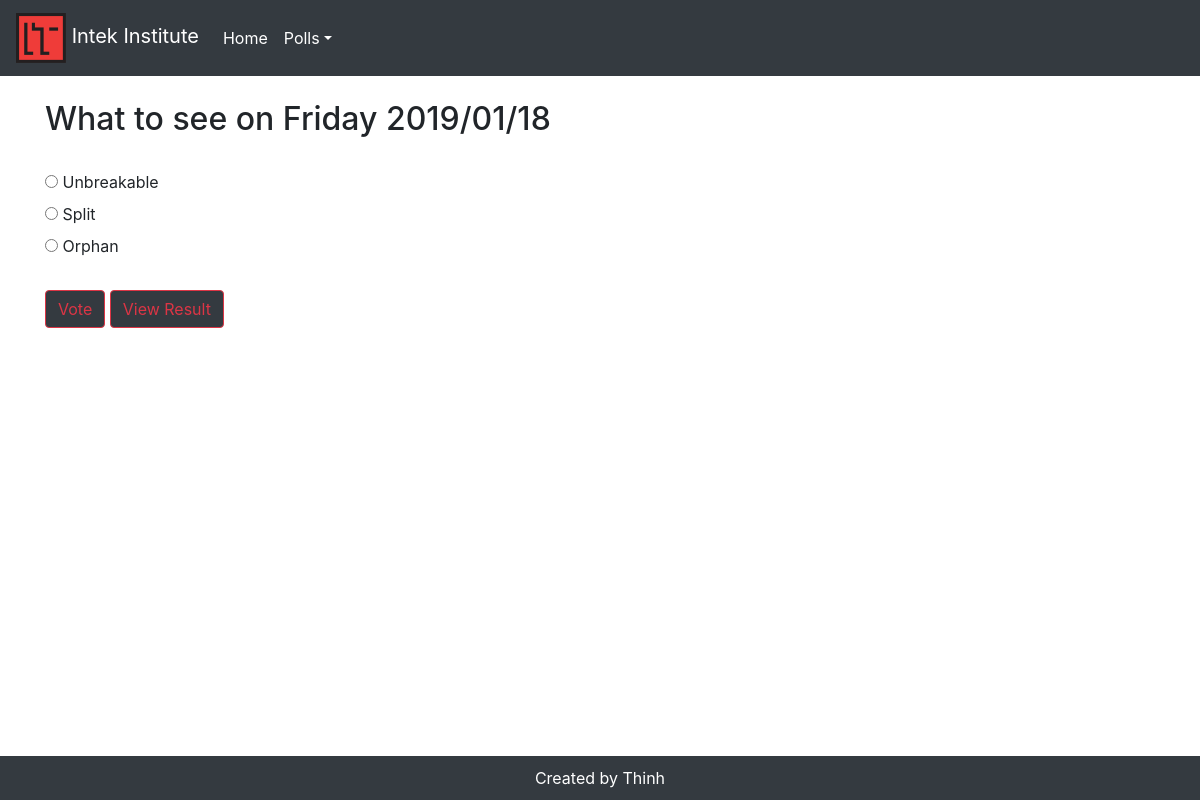
Page /2/ on the committed database.
### moviepoll/models.py (models this page shows, shortened)
class Question(models.Model):
    question_text = models.CharField(max_length=200)
    pub_date = models.DateTimeField('date published')

class Choice(models.Model):
    question = models.ForeignKey(Question, on_delete=models.CASCADE)
    choice_text = models.CharField(max_length=200)
    votes = models.IntegerField(default=0)

### moviepoll/views.py (the view)
# urls.py: path('<int:question_id>/', views.detail, name='detail'),
def detail(request, question_id):
    question = get_object_or_404(Question, pk=question_id)
    return render(request,
                  'moviepoll/detail.html',
                  {'question': question},
                 )

### moviepoll/context_processors.py (called while the page is built)
def get_questions(request):
    question_list = Question.objects.order_by('pub_date')
    return {
        'question_list': question_list,
    }

### moviepoll/templates/moviepoll/detail.html (shortened to what this page needs)
{% extends "moviepoll/base.html" %}
{% block content %}
  <div class="row">
    <div class="col-sm-12 mb-4 mt-4">
      <h2>{{ question.question_text }}</h2>
    </div>
  </div>
  {% if question.choice_set.all %}
      <form action="{% url 'moviepoll:result' question.id %}" method="post">
          <div class=choices>
            {% for choice in question.choice_set.all %}
              <input type="radio" name="choice" id="choice{{ forloop.counter }}" value="{{ choice.id }}">
              <label for="choice{{ forloop.counter }}">{{ choice.choice_text }}</label><br>
            {% endfor %}
          </div>
          <div class="row">
            <div class="col-sm-12 mt-4">
              <input type="submit" class="btn btn-dark btn-outline-danger" value="Vote">
              <button type="button" class="btn btn-dark btn-outline-danger" data-toggle="modal" data-target="#Mymodal">View Result</button>
            </div>
          </div>
      </form>
  {% else %}
      No movie have been chosen!
  {% endif %}
{% endblock content %}

### moviepoll/static/moviepoll/style.css (style rules this page uses)
* { margin: 0; padding: 0; }

### rows in the picture
Question: question_text "What to see on Friday 2019/01/18"
Choice: choice_text "Unbreakable"
Choice: choice_text "Split"
Choice: choice_text "Orphan"
